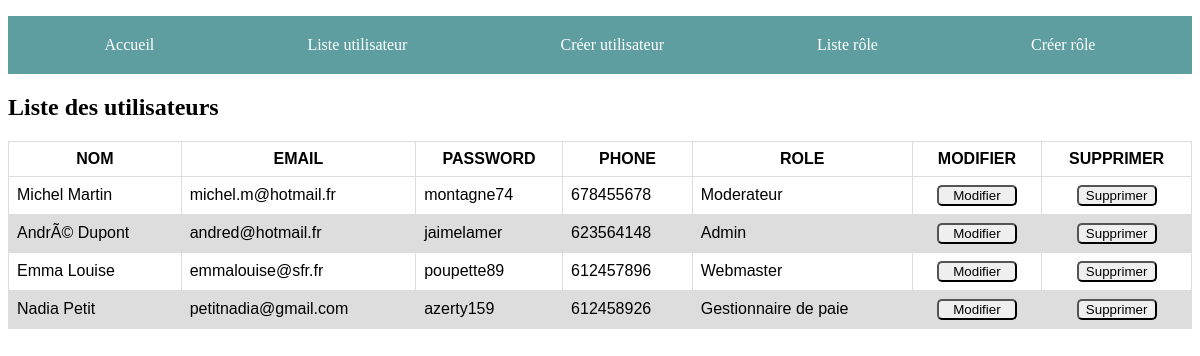
/projet_portfolio_perso/projets/crudApplication/list.php, run on the app's committed database.
### tables this page shows
CREATE TABLE `users` (
  `id` int(11) unsigned NOT NULL AUTO_INCREMENT,
  `name` varchar(45) NOT NULL,
  `email` varchar(45) NOT NULL,
  `password` varchar(45) DEFAULT NULL,
  `phone` int(20) DEFAULT NULL,
  `role_id` int(11) unsigned NOT NULL,
  PRIMARY KEY (`id`),
  KEY `fk_roleId_nameRole_idx` (`role_id`),
  CONSTRAINT `fk_roleId_nameRole` FOREIGN KEY (`role_id`) REFERENCES `roles` (`id`) ON DELETE CASCADE ON UPDATE CASCADE
);

CREATE TABLE `roles` (
  `id` int(11) unsigned NOT NULL AUTO_INCREMENT,
  `name` varchar(45) NOT NULL,
  PRIMARY KEY (`id`),
  KEY `name_role` (`name`)
);

### projet_portfolio_perso/projets/crudApplication/list.php (the view, shortened to what this page needs)
<?php
$title = 'Liste des utilisateurs';
include "header.php";
include "connection.php";
$query = 'SELECT users.id, users.name, email, password, phone, roles.name as role FROM projet.users JOIN projet.roles ON users.role_id = roles.id';
$preparedQuery = $dbConnection ->prepare($query);
$preparedQuery -> execute();
$users = $preparedQuery->fetchAll();
?>
<table border="1">
    <thead>
    <tr>
        <th> NOM </th>
        <th> EMAIL </th>
        <th> PASSWORD </th>
        <th> PHONE </th>
        <th> ROLE</th>
        <th> MODIFIER</th>
        <th> SUPPRIMER </th>
    </tr>
    </thead>
    <tbody>
    <?php
    foreach ($users as $user) {
        ?>
        <tr class="listUsers" >
            <td> <?php echo $user['name'];?> </td>
            <td> <?php echo $user['email'];?></td>
            <td> <?php echo $user['password']; ?> </td>
            <td> <?php echo $user['phone']; ?> </td>
            <td> <?php echo $user['role']; ?> </td>
            <td>
                <form action="edit.php" method="POST">
                    <input type="submit" value="Modifier">
                </form>
            </td>
            <td>
                <form action="delete.php" method="POST">
                    <input type="submit" value="Supprimer">
                </form>
            </td>
        </tr>
        <?php
    }
    ?>
    </tbody>
</table>
<?php
include "footer.php";

### projet_portfolio_perso/projets/crudApplication/header.php (shortened to what this page needs)
<!DOCTYPE html>
<html>
    <head>
        <link rel="stylesheet" href="main.css" />
    <body>
    <section>
        <nav>
            <ul>
                <li><a href="index.php"> Accueil </a></li>
                <li><a href="list.php"> Liste utilisateur </a></li>
                <li><a href="create.php"> Créer utilisateur </a></li>
                <li><a href="list2.php"> Liste rôle </a></li>
                <li><a href="create2.php"> Créer rôle </a></li>
            </ul>
        </nav>
        <h1> <?php echo $title; ?> </h1>

### projet_portfolio_perso/projets/crudApplication/footer.php (shortened to what this page needs)
    </section>
    </body>
</html>

### projet_portfolio_perso/projets/crudApplication/main.css (style rules this page uses)
table { font-family: arial, sans-serif; border-collapse: collapse; width: 100%; }
td, th { border: 1px solid #dddddd; text-align: left; padding: 8px; }
th { text-align: center; }
tr:nth-child(even) { background-color: #dddddd; }
nav { background-color: cadetblue; }
ul { display: flex; list-style: none; justify-content: space-around; padding: 20px; }
a { text-decoration: none; color: white; }
input, textarea { border-radius: 5px; }
input { width: 90%; }
.listUsers input { width: 80px; }
.listUsers form { display: flex; justify-content: center; }

### data on the page
users: name "Michel Martin", email "michel.m@hotmail.fr", password "montagne74", phone "678455678", role.name "Moderateur"
users: name "AndrÃ© Dupont", email "andred@hotmail.fr", password "jaimelamer", phone "623564148", role.name "Admin"
users: name "Emma Louise", email "emmalouise@sfr.fr", password "poupette89", phone "612457896", role.name "Webmaster"
users: name "Nadia Petit", email "petitnadia@gmail.com", password "azerty159", phone "612458926", role.name "Gestionnaire de paie"

### other printed values
$title "Liste des utilisateurs"
